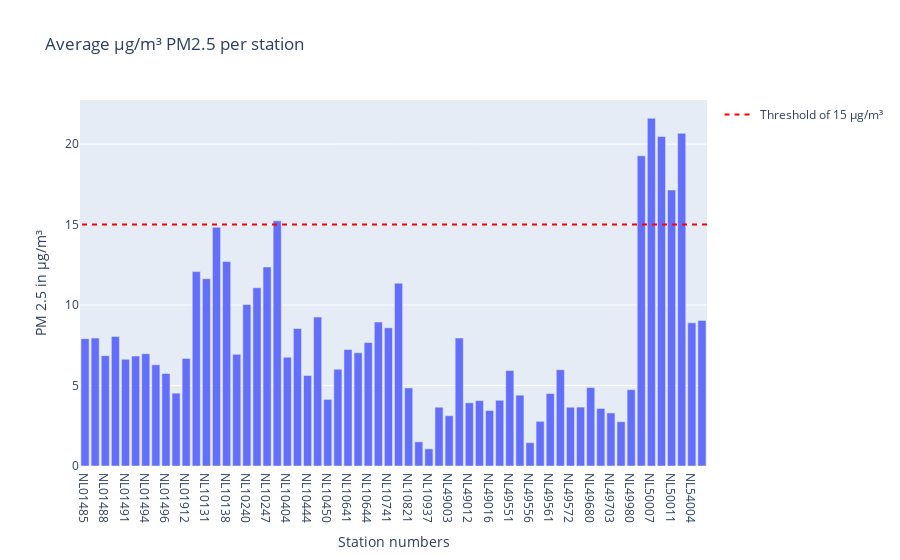

Notebook code cell kept with this figure:
### Code cell
bar_pm25_clean = px.bar(meanlocation_PM25_cleaned, x='station_number' , y= 'value', title='Average µg/m³ PM2.5 per station')
bar_pm25_clean.update_layout(yaxis_title='PM 2.5 in µg/m³', xaxis_title= "Station numbers", barmode='group') 
#bar.add_shape(type='line', y0=40, y1=40, xref='paper', x0=0, x1=1, line_color='red')
bar_pm25_clean.add_shape(
    legendrank=1,
    showlegend=True,
    type="line",
    xref="paper",
    line=dict(dash="5px", color='red'),
    x0=1,
    x1=0,
    y0=15,
    y1=15,
    name='Threshold of 15 µg/m³'
)

bar_pm25_clean.show()

### Figure 1 — Plotly figure (JSON) as saved in the notebook; plotly's stock layout.template omitted (floating-point values rounded to 4 significant figures)
{"data": [{"alignmentgroup": "True", "hovertemplate": "station_number=%{x}<br>value=%{y}<extra></extra>", "legendgroup": "", "marker": {"color": "#636efa", "pattern": {"shape": ""}}, "name": "", "offsetgroup": "", "orientation": "v", "showlegend": false, "textposition": "auto", "type": "bar", "x": ["NL01485", "NL01487", "NL01488", "NL01489", "NL01491", "NL01493", "NL01494", "NL01495", "NL01496", "NL01497", "NL01912", "NL01913", "NL10131", "NL10136", "NL10138", "NL10230", "NL10240", "NL10241", "NL10247", "NL10248", "NL10404", "NL10418", "NL10444", "NL10449", "NL10450", "NL10636", "NL10641", "NL10643", "NL10644", "NL10738", "NL10741", "NL10742", "NL10821", "NL10934", "NL10937", "NL10938", "NL49003", "NL49007", "NL49012", "NL49014", "NL49016", "NL49017", "NL49551", "NL49553", "NL49556", "NL49557", "NL49561", "NL49570", "NL49572", "NL49573", "NL49680", "NL49701", "NL49703", "NL49704", "NL49980", "NL50003", "NL50007", "NL50010", "NL50011", "NL50012", "NL54004", "NL54010"], "xaxis": "x", "y": [7.912, 7.947, 6.856, 8.05, 6.631, 6.829, 6.976, 6.287, 5.75, 4.525, 6.682, 12.08, 11.63, 14.83, 12.7, 6.936, 10.03, 11.08, 12.36, 15.23, 6.761, 8.542, 5.624, 9.251, 4.138, 6.013, 7.242, 7.036, 7.67, 8.941, 8.588, 11.36, 4.849, 1.502, 1.066, 3.651, 3.125, 7.95, 3.925, 4.062, 3.447, 4.081, 5.93, 4.4, 1.45, 2.775, 4.5, 5.981, 3.65, 3.659, 4.875, 3.575, 3.294, 2.75, 4.744, 19.27, 21.6, 20.47, 17.14, 20.67, 8.892, 9.038], "yaxis": "y"}], "layout": {"barmode": "group", "legend": {"tracegroupgap": 0}, "shapes": [{"legendrank": 1, "line": {"color": "red", "dash": "5px"}, "name": "Threshold of 15 µg/m³", "showlegend": true, "type": "line", "x0": 1, "x1": 0, "xref": "paper", "y0": 15, "y1": 15}], "title": {"text": "Average µg/m³ PM2.5 per station"}, "xaxis": {"anchor": "y", "domain": [0, 1], "title": {"text": "Station numbers"}}, "yaxis": {"anchor": "x", "domain": [0, 1], "title": {"text": "PM 2.5 in µg/m³"}}}}
